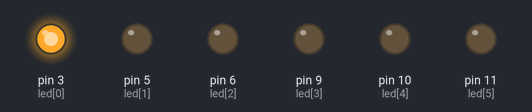
This sketch was run on a simulated Arduino Uno, built with avr-gcc and run on an emulated ATmega328P. Shown: output pins drawn as LEDs (lit = HIGH).

Above: at 0.05 s.
At 0.2 s:
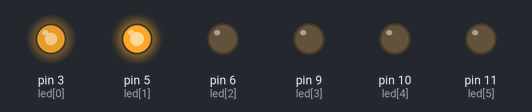
At 0.4 s:
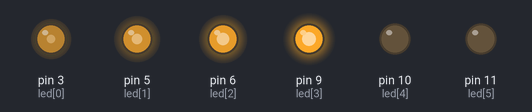
At 0.6 s:
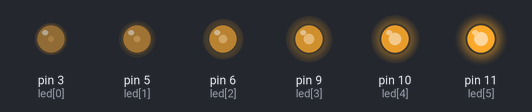
At 0.8 s:
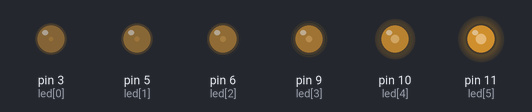
At 1.6 s:
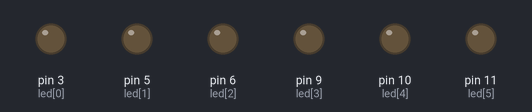
Timing chart, 0 to 3.7 s (numbered marks = the images above):
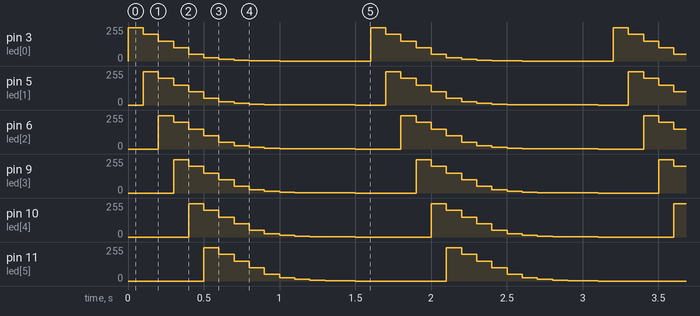

The sketch:

ch4_6_1.ino
```cpp
const int led[] = {3,5,6,9,10,11};          //LED連接至PWM信號輸出接腳
int varNums;                          //LED變化種類
int ledNums;                          //LED亮度種類
const int brightness[16][6]=           //LED變化資料
  { {250,0,0,0,0,0},                      //第1次LED狀態
    {200,250,0,0,0,0},                     //第2次LED狀態
    {150,200,250,0,0,0},                   //第3次LED狀態
    {100,150,200,250,0,0},                    //第4次LED狀態
    {50,100,150,200,250,0},                      //第5次LED狀態
    {25,50,100,150,200,250},                        //第6次LED狀態
    {12,25,50,100,150,200},                         //第7次LED狀態
    {6,12,25,50,100,150},
    {3,6,12,25,50,100},
    {2,3,6,12,25,50},
    {0,2,3,6,12,25},
    {0,1,2,3,6,12},
    {0,1,1,2,3,6},
    {0,1,1,1,2,3},
    {0,1,1,1,1,2},
    {0,0,0,0,0,0}   };

void setup()
{
}

void loop()
{
   for(varNums=0;varNums<16;varNums++)//雨滴變化
   {
       for(ledNums=0;ledNums<6;ledNums++)
           analogWrite(led[ledNums],brightness[varNums][ledNums]);
       delay(100);
   }
}
```

Measured:
- by itself, pin 5 (led[1]): repeats every 1.6 s: 200/255 0.10 s, 150/255 0.10 s, 100/255 0.10 s, 50/255 0.10 s, 25/255 0.10 s, 12/255 0.10 s, 6/255 0.10 s, 3/255 0.10 s, 2/255 0.10 s, 1/255 0.40 s, 0/255 0.20 s, 250/255 0.10 s
- by itself, pin 6 (led[2]): repeats every 1.6 s: 200/255 0.10 s, 150/255 0.10 s, 100/255 0.10 s, 50/255 0.10 s, 25/255 0.10 s, 12/255 0.10 s, 6/255 0.10 s, 3/255 0.10 s, 2/255 0.10 s, 1/255 0.30 s, 0/255 0.30 s, 250/255 0.10 s
